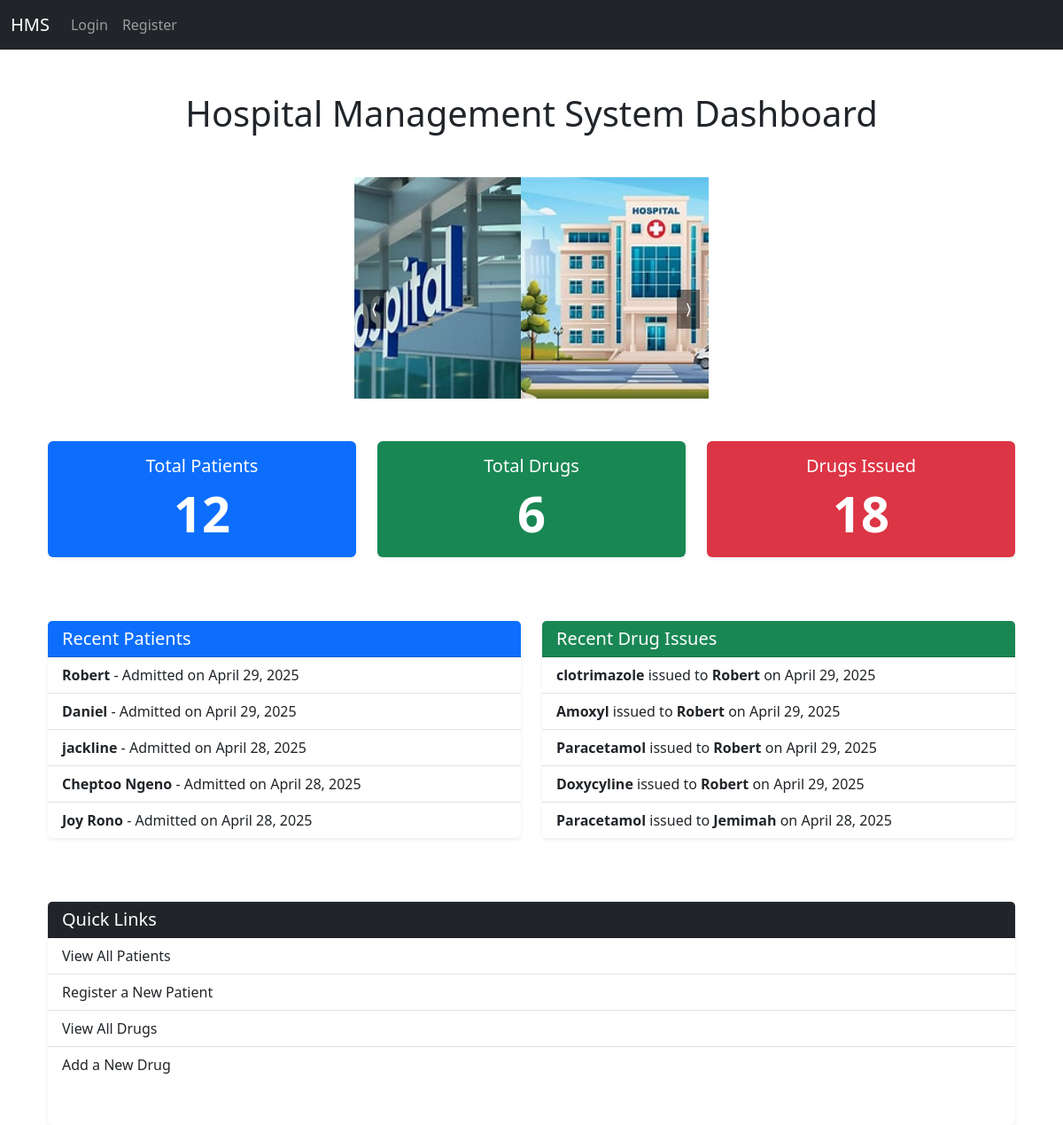
/dashboard/, run on the app's committed database.
### patients/models.py (models this page shows, shortened)
class Patient_register(models.Model):
    name = models.CharField(max_length=100)
    age = models.IntegerField()
    contact = models.IntegerField(null=True)
    adm_date = models.DateField(auto_now_add=True)
    sex = models.CharField(max_length=10)
    prescribed_drug = models.ForeignKey('drugs.Drug', on_delete=models.SET_NULL, null=True, blank=True)  # Use string reference
    is_discharged = models.BooleanField(default=False)
    discharge_date = models.DateField(null=True, blank=True)

### drugs/models.py (models this page shows, shortened)
class DrugIssue(models.Model):
    drug = models.ForeignKey(Drug, on_delete=models.CASCADE)
    patient = models.ForeignKey(Patient_register, on_delete=models.CASCADE)  # Foreign key to Patient_register
    quantity_issued = models.IntegerField()
    issue_date = models.DateField(auto_now_add=True)

class Drug(models.Model):
    name = models.CharField(max_length=100)
    quantity = models.IntegerField()
    expiry_date = models.DateField()
    price = models.DecimalField(max_digits=10, decimal_places=2)

### home/views.py (the view)
# urls.py: path('dashboard/', views.dashboard, name='dashboard'),
def dashboard(request):
    total_patients = Patient_register.objects.count()
    total_drugs = Drug.objects.count()
    total_drug_issues = DrugIssue.objects.count()
    recent_patients = Patient_register.objects.order_by('-adm_date')[:5]
    recent_drug_issues = DrugIssue.objects.order_by('-issue_date')[:5]
    context = {
        'total_patients': total_patients,
        'total_drugs': total_drugs,
        'total_drug_issues': total_drug_issues,
        'recent_patients': recent_patients,
        'recent_drug_issues': recent_drug_issues,
    }
    return render(request, 'home/dashboard.html', context)

### templates/home/dashboard.html (shortened to what this page needs)
{% extends 'base.html' %}
{% load static %}
{% block content %}
<div class="container mt-5">
    <h1 class="text-center mb-5">Hospital Management System Dashboard</h1>
    <div class="carousel">
        <div class="carousel-track">
          <img src="{% static 'img/hospital2.jpg'%}" alt="1" class="carousel-img" width="400px" height="400px">
          <img src="{% static 'img/hospital1.jpg'%}" alt="2" class="carousel-img" width="400px" height="400px">
        </div>
        <button class="carousel-btn prev">⟨</button>
        <button class="carousel-btn next">⟩</button>
      </div>
    <div class="row text-center">
        <div class="col-md-4">
            <div class="card shadow-sm border-0 text-white bg-primary mb-4">
                <div class="card-body">
                    <h5 class="card-title">Total Patients</h5>
                    <p class="card-text display-4 fw-bold">{{ total_patients }}</p>
                </div>
            </div>
        </div>
        <div class="col-md-4">
            <div class="card shadow-sm border-0 text-white bg-success mb-4">
                <div class="card-body">
                    <h5 class="card-title">Total Drugs</h5>
                    <p class="card-text display-4 fw-bold">{{ total_drugs }}</p>
                </div>
            </div>
        </div>
        <div class="col-md-4">
            <div class="card shadow-sm border-0 text-white bg-danger mb-4">
                <div class="card-body">
                    <h5 class="card-title">Drugs Issued</h5>
                    <p class="card-text display-4 fw-bold">{{ total_drug_issues }}</p>
                </div>
            </div>
        </div>
    </div>
    <div class="row mt-5">
        <div class="col-md-6">
            <div class="card shadow-sm border-0 mb-4">
                <div class="card-header bg-primary text-white">
                    <h5 class="mb-0">Recent Patients</h5>
                </div>
                <ul class="list-group list-group-flush">
                    {% for patient in recent_patients %}
                    <li class="list-group-item">
                        <strong>{{ patient.name }}</strong> - Admitted on {{ patient.adm_date }}
                    </li>
                    {% empty %}
                    <li class="list-group-item text-muted">No recent patients.</li>
                    {% endfor %}
                </ul>
            </div>
        </div>
        <div class="col-md-6">
            <div class="card shadow-sm border-0 mb-4">
                <div class="card-header bg-success text-white">
                    <h5 class="mb-0">Recent Drug Issues</h5>
                </div>
                <ul class="list-group list-group-flush">
                    {% for issue in recent_drug_issues %}
                    <li class="list-group-item">
                        <strong>{{ issue.drug.name }}</strong> issued to <strong>{{ issue.patient.name }}</strong> on {{ issue.issue_date }}
                    </li>
                    {% empty %}
                    <li class="list-group-item text-muted">No recent drug issues.</li>
                    {% endfor %}
                </ul>
            </div>
        </div>
    </div>
    <div class="row mt-5">
        <div class="col-md-12">
            <div class="card shadow-sm border-0">
                <div class="card-header bg-dark text-white">
                    <h5 class="mb-0">Quick Links</h5>
                </div>
                <div class="list-group list-group-flush">
                    <a href="{% url 'all_patients' %}" class="list-group-item list-group-item-action">View All Patients</a>
                    <a href="{% url 'pat_register' %}" class="list-group-item list-group-item-action">Register a New Patient</a>
                    <a href="{% url 'all_drugs' %}" class="list-group-item list-group-item-action">View All Drugs</a>
                    <a href="{% url 'add_drug' %}" class="list-group-item list-group-item-action mb-5">Add a New Drug</a>
                </div>
            </div>
        </div>
    </div>
</div>
{% endblock %}

### static/css/carousel.css (style rules this page uses)
.carousel { position: relative; width: 400px; overflow: hidden; margin: auto; }
.carousel-track { display: flex; transition: transform 0.4s ease; }
.carousel-img { width: 400px; height: 250px; object-fit: cover; }
.carousel-btn { position: absolute; top: 50%; transform: translateY(-50%); background: rgba(0,0,0,0.5); color: white; border: none; padding: 10px; cursor: pointer; }
.prev { left: 10px; }
.next { right: 10px; }

### data on the page
Patient_register: name "Robert", adm_date "April 29, 2025"
Patient_register: name "Daniel", adm_date "April 29, 2025"
Patient_register: name "jackline", adm_date "April 28, 2025"
Patient_register: name "Cheptoo Ngeno", adm_date "April 28, 2025"
Patient_register: name "Joy Rono", adm_date "April 28, 2025"
DrugIssue: drug.name "clotrimazole", patient.name "Robert", issue_date "April 29, 2025"
DrugIssue: drug.name "Amoxyl", patient.name "Robert", issue_date "April 29, 2025"
DrugIssue: drug.name "Paracetamol", patient.name "Robert", issue_date "April 29, 2025"
DrugIssue: drug.name "Doxycyline", patient.name "Robert", issue_date "April 29, 2025"
DrugIssue: drug.name "Paracetamol", patient.name "Jemimah", issue_date "April 28, 2025"

### other printed values
{{ total_patients }} "12"
{{ total_drugs }} "6"
{{ total_drug_issues }} "18"
